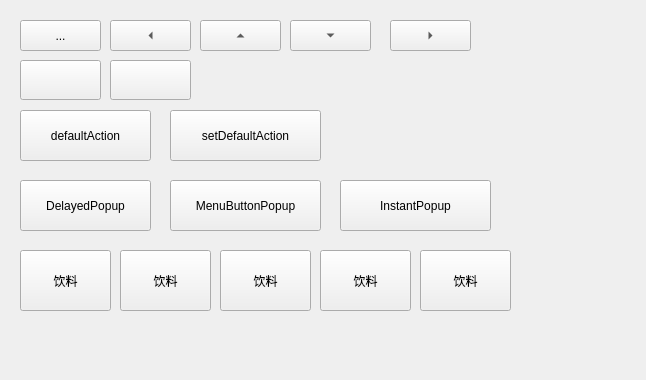
<?xml version="1.0" encoding="UTF-8"?>
<ui version="4.0">
 <class>DialogFuctionToolButton</class>
 <widget class="QDialog" name="DialogFuctionToolButton">
  <property name="geometry">
   <rect>
    <x>0</x>
    <y>0</y>
    <width>646</width>
    <height>380</height>
   </rect>
  </property>
  <property name="windowTitle">
   <string>Dialog</string>
  </property>
  <widget class="QToolButton" name="toolButton">
   <property name="geometry">
    <rect>
     <x>20</x>
     <y>20</y>
     <width>81</width>
     <height>31</height>
    </rect>
   </property>
   <property name="text">
    <string>...</string>
   </property>
  </widget>
  <widget class="QToolButton" name="toolButton_2">
   <property name="geometry">
    <rect>
     <x>110</x>
     <y>20</y>
     <width>81</width>
     <height>31</height>
    </rect>
   </property>
   <property name="text">
    <string>...</string>
   </property>
   <property name="icon">
    <iconset resource="res.qrc">
     <normaloff>:/images/5.png</normaloff>:/images/5.png</iconset>
   </property>
   <property name="arrowType">
    <enum>Qt::LeftArrow</enum>
   </property>
  </widget>
  <widget class="QToolButton" name="toolButton_3">
   <property name="geometry">
    <rect>
     <x>200</x>
     <y>20</y>
     <width>81</width>
     <height>31</height>
    </rect>
   </property>
   <property name="text">
    <string>...</string>
   </property>
   <property name="arrowType">
    <enum>Qt::UpArrow</enum>
   </property>
  </widget>
  <widget class="QToolButton" name="toolButton_4">
   <property name="geometry">
    <rect>
     <x>290</x>
     <y>20</y>
     <width>81</width>
     <height>31</height>
    </rect>
   </property>
   <property name="text">
    <string>...</string>
   </property>
   <property name="arrowType">
    <enum>Qt::DownArrow</enum>
   </property>
  </widget>
  <widget class="QToolButton" name="toolButton_5">
   <property name="geometry">
    <rect>
     <x>390</x>
     <y>20</y>
     <width>81</width>
     <height>31</height>
    </rect>
   </property>
   <property name="text">
    <string>...</string>
   </property>
   <property name="autoRaise">
    <bool>false</bool>
   </property>
   <property name="arrowType">
    <enum>Qt::RightArrow</enum>
   </property>
  </widget>
  <widget class="QToolButton" name="toolButton_6">
   <property name="geometry">
    <rect>
     <x>20</x>
     <y>60</y>
     <width>81</width>
     <height>40</height>
    </rect>
   </property>
   <property name="text">
    <string/>
   </property>
   <property name="iconSize">
    <size>
     <width>32</width>
     <height>32</height>
    </size>
   </property>
  </widget>
  <widget class="QToolButton" name="toolButton_7">
   <property name="geometry">
    <rect>
     <x>110</x>
     <y>60</y>
     <width>81</width>
     <height>40</height>
    </rect>
   </property>
   <property name="text">
    <string/>
   </property>
   <property name="iconSize">
    <size>
     <width>32</width>
     <height>32</height>
    </size>
   </property>
  </widget>
  <widget class="QToolButton" name="toolButton_8">
   <property name="geometry">
    <rect>
     <x>20</x>
     <y>110</y>
     <width>131</width>
     <height>51</height>
    </rect>
   </property>
   <property name="text">
    <string>defaultAction</string>
   </property>
  </widget>
  <widget class="QToolButton" name="toolButton_9">
   <property name="geometry">
    <rect>
     <x>170</x>
     <y>110</y>
     <width>151</width>
     <height>51</height>
    </rect>
   </property>
   <property name="text">
    <string>setDefaultAction</string>
   </property>
  </widget>
  <widget class="QToolButton" name="toolButton_10">
   <property name="geometry">
    <rect>
     <x>20</x>
     <y>180</y>
     <width>131</width>
     <height>51</height>
    </rect>
   </property>
   <property name="text">
    <string>DelayedPopup</string>
   </property>
  </widget>
  <widget class="QToolButton" name="toolButton_11">
   <property name="geometry">
    <rect>
     <x>170</x>
     <y>180</y>
     <width>151</width>
     <height>51</height>
    </rect>
   </property>
   <property name="text">
    <string>MenuButtonPopup</string>
   </property>
  </widget>
  <widget class="QToolButton" name="toolButton_12">
   <property name="geometry">
    <rect>
     <x>340</x>
     <y>180</y>
     <width>151</width>
     <height>51</height>
    </rect>
   </property>
   <property name="text">
    <string>InstantPopup</string>
   </property>
  </widget>
  <widget class="QToolButton" name="toolButton_13">
   <property name="geometry">
    <rect>
     <x>20</x>
     <y>250</y>
     <width>91</width>
     <height>61</height>
    </rect>
   </property>
   <property name="text">
    <string>饮料</string>
   </property>
   <property name="icon">
    <iconset resource="res.qrc">
     <normaloff>:/images/5.png</normaloff>:/images/5.png</iconset>
   </property>
   <property name="iconSize">
    <size>
     <width>32</width>
     <height>32</height>
    </size>
   </property>
  </widget>
  <widget class="QToolButton" name="toolButton_14">
   <property name="geometry">
    <rect>
     <x>120</x>
     <y>250</y>
     <width>91</width>
     <height>61</height>
    </rect>
   </property>
   <property name="text">
    <string>饮料</string>
   </property>
   <property name="icon">
    <iconset resource="res.qrc">
     <normaloff>:/images/5.png</normaloff>:/images/5.png</iconset>
   </property>
   <property name="iconSize">
    <size>
     <width>32</width>
     <height>32</height>
    </size>
   </property>
   <property name="toolButtonStyle">
    <enum>Qt::ToolButtonTextOnly</enum>
   </property>
  </widget>
  <widget class="QToolButton" name="toolButton_15">
   <property name="geometry">
    <rect>
     <x>220</x>
     <y>250</y>
     <width>91</width>
     <height>61</height>
    </rect>
   </property>
   <property name="text">
    <string>饮料</string>
   </property>
   <property name="icon">
    <iconset resource="res.qrc">
     <normaloff>:/images/5.png</normaloff>:/images/5.png</iconset>
   </property>
   <property name="iconSize">
    <size>
     <width>32</width>
     <height>32</height>
    </size>
   </property>
   <property name="toolButtonStyle">
    <enum>Qt::ToolButtonTextBesideIcon</enum>
   </property>
  </widget>
  <widget class="QToolButton" name="toolButton_16">
   <property name="geometry">
    <rect>
     <x>320</x>
     <y>250</y>
     <width>91</width>
     <height>61</height>
    </rect>
   </property>
   <property name="text">
    <string>饮料</string>
   </property>
   <property name="icon">
    <iconset resource="res.qrc">
     <normaloff>:/images/5.png</normaloff>:/images/5.png</iconset>
   </property>
   <property name="iconSize">
    <size>
     <width>32</width>
     <height>32</height>
    </size>
   </property>
   <property name="toolButtonStyle">
    <enum>Qt::ToolButtonTextUnderIcon</enum>
   </property>
   <property name="autoRaise">
    <bool>false</bool>
   </property>
  </widget>
  <widget class="QToolButton" name="toolButton_17">
   <property name="geometry">
    <rect>
     <x>420</x>
     <y>250</y>
     <width>91</width>
     <height>61</height>
    </rect>
   </property>
   <property name="text">
    <string>饮料</string>
   </property>
   <property name="icon">
    <iconset resource="res.qrc">
     <normaloff>:/images/5.png</normaloff>:/images/5.png</iconset>
   </property>
   <property name="iconSize">
    <size>
     <width>32</width>
     <height>32</height>
    </size>
   </property>
   <property name="toolButtonStyle">
    <enum>Qt::ToolButtonFollowStyle</enum>
   </property>
  </widget>
 </widget>
 <resources>
  <include location="res.qrc"/>
 </resources>
 <connections/>
</ui>
